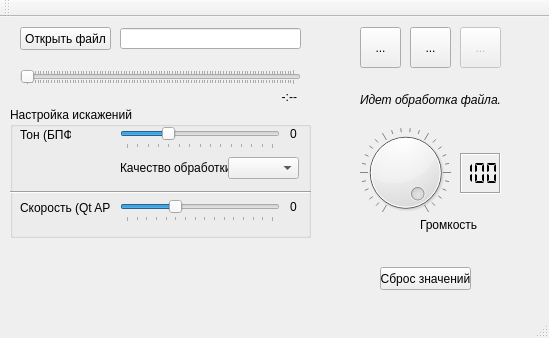
<?xml version="1.0" encoding="UTF-8"?>
<ui version="4.0">
 <class>MainWindow</class>
 <widget class="QMainWindow" name="MainWindow">
  <property name="geometry">
   <rect>
    <x>0</x>
    <y>0</y>
    <width>549</width>
    <height>338</height>
   </rect>
  </property>
  <property name="windowTitle">
   <string>Equalizer</string>
  </property>
  <widget class="QWidget" name="centralWidget">
   <widget class="QPushButton" name="OpenFileButton">
    <property name="geometry">
     <rect>
      <x>20</x>
      <y>10</y>
      <width>91</width>
      <height>23</height>
     </rect>
    </property>
    <property name="text">
     <string>Открыть файл</string>
    </property>
   </widget>
   <widget class="QSlider" name="ToneSlider">
    <property name="enabled">
     <bool>true</bool>
    </property>
    <property name="geometry">
     <rect>
      <x>120</x>
      <y>110</y>
      <width>160</width>
      <height>22</height>
     </rect>
    </property>
    <property name="minimum">
     <number>6</number>
    </property>
    <property name="maximum">
     <number>20</number>
    </property>
    <property name="singleStep">
     <number>2</number>
    </property>
    <property name="pageStep">
     <number>1</number>
    </property>
    <property name="value">
     <number>10</number>
    </property>
    <property name="orientation">
     <enum>Qt::Horizontal</enum>
    </property>
    <property name="tickPosition">
     <enum>QSlider::TicksBelow</enum>
    </property>
   </widget>
   <widget class="QLabel" name="ToneLabel">
    <property name="geometry">
     <rect>
      <x>20</x>
      <y>110</y>
      <width>51</width>
      <height>16</height>
     </rect>
    </property>
    <property name="text">
     <string>Тон (БПФ)</string>
    </property>
   </widget>
   <widget class="QLineEdit" name="FilePathEdit">
    <property name="geometry">
     <rect>
      <x>120</x>
      <y>11</y>
      <width>181</width>
      <height>21</height>
     </rect>
    </property>
    <property name="readOnly">
     <bool>true</bool>
    </property>
   </widget>
   <widget class="QLabel" name="ToneValueLabel">
    <property name="geometry">
     <rect>
      <x>290</x>
      <y>110</y>
      <width>47</width>
      <height>13</height>
     </rect>
    </property>
    <property name="text">
     <string>0</string>
    </property>
   </widget>
   <widget class="QToolButton" name="PlayBtn">
    <property name="geometry">
     <rect>
      <x>360</x>
      <y>10</y>
      <width>41</width>
      <height>41</height>
     </rect>
    </property>
    <property name="text">
     <string>...</string>
    </property>
    <property name="icon">
     <iconset resource="buttons.qrc">
      <normaloff>:/buttons/play.png</normaloff>:/buttons/play.png</iconset>
    </property>
   </widget>
   <widget class="QLabel" name="SpeedValueLabel_2">
    <property name="geometry">
     <rect>
      <x>290</x>
      <y>180</y>
      <width>47</width>
      <height>20</height>
     </rect>
    </property>
    <property name="text">
     <string>0</string>
    </property>
   </widget>
   <widget class="QSlider" name="SpeedSlider_2">
    <property name="geometry">
     <rect>
      <x>120</x>
      <y>183</y>
      <width>160</width>
      <height>22</height>
     </rect>
    </property>
    <property name="statusTip">
     <string>Изменение скорости проигрывания &quot;стандартным&quot; способом, т.е. с искажениями тона</string>
    </property>
    <property name="minimum">
     <number>5</number>
    </property>
    <property name="maximum">
     <number>20</number>
    </property>
    <property name="pageStep">
     <number>1</number>
    </property>
    <property name="value">
     <number>10</number>
    </property>
    <property name="orientation">
     <enum>Qt::Horizontal</enum>
    </property>
    <property name="tickPosition">
     <enum>QSlider::TicksBelow</enum>
    </property>
   </widget>
   <widget class="QLabel" name="SpeedLabel_2">
    <property name="geometry">
     <rect>
      <x>20</x>
      <y>183</y>
      <width>91</width>
      <height>16</height>
     </rect>
    </property>
    <property name="text">
     <string>Скорость (Qt API)</string>
    </property>
   </widget>
   <widget class="QDial" name="dial">
    <property name="geometry">
     <rect>
      <x>360</x>
      <y>110</y>
      <width>91</width>
      <height>91</height>
     </rect>
    </property>
    <property name="maximum">
     <number>100</number>
    </property>
    <property name="value">
     <number>100</number>
    </property>
    <property name="sliderPosition">
     <number>100</number>
    </property>
    <property name="orientation">
     <enum>Qt::Horizontal</enum>
    </property>
    <property name="invertedAppearance">
     <bool>false</bool>
    </property>
    <property name="invertedControls">
     <bool>false</bool>
    </property>
    <property name="wrapping">
     <bool>false</bool>
    </property>
    <property name="notchesVisible">
     <bool>true</bool>
    </property>
   </widget>
   <widget class="QToolButton" name="StopBtn">
    <property name="enabled">
     <bool>false</bool>
    </property>
    <property name="geometry">
     <rect>
      <x>460</x>
      <y>10</y>
      <width>41</width>
      <height>41</height>
     </rect>
    </property>
    <property name="text">
     <string>...</string>
    </property>
    <property name="icon">
     <iconset resource="buttons.qrc">
      <normaloff>:/buttons/stop.png</normaloff>:/buttons/stop.png</iconset>
    </property>
   </widget>
   <widget class="QToolButton" name="PauseBtn">
    <property name="geometry">
     <rect>
      <x>410</x>
      <y>10</y>
      <width>41</width>
      <height>41</height>
     </rect>
    </property>
    <property name="text">
     <string>...</string>
    </property>
    <property name="icon">
     <iconset resource="buttons.qrc">
      <normaloff>:/buttons/pause.png</normaloff>:/buttons/pause.png</iconset>
    </property>
   </widget>
   <widget class="QSlider" name="trackSlider">
    <property name="geometry">
     <rect>
      <x>20</x>
      <y>52</y>
      <width>281</width>
      <height>16</height>
     </rect>
    </property>
    <property name="acceptDrops">
     <bool>false</bool>
    </property>
    <property name="toolTip">
     <string/>
    </property>
    <property name="tracking">
     <bool>true</bool>
    </property>
    <property name="orientation">
     <enum>Qt::Horizontal</enum>
    </property>
    <property name="tickPosition">
     <enum>QSlider::TicksBothSides</enum>
    </property>
   </widget>
   <widget class="QLabel" name="labelDuration">
    <property name="geometry">
     <rect>
      <x>226</x>
      <y>70</y>
      <width>71</width>
      <height>20</height>
     </rect>
    </property>
    <property name="text">
     <string>-:--</string>
    </property>
    <property name="alignment">
     <set>Qt::AlignRight|Qt::AlignTrailing|Qt::AlignVCenter</set>
    </property>
   </widget>
   <widget class="QLCDNumber" name="lcdNumber">
    <property name="geometry">
     <rect>
      <x>460</x>
      <y>136</y>
      <width>41</width>
      <height>41</height>
     </rect>
    </property>
    <property name="frameShape">
     <enum>QFrame::Box</enum>
    </property>
    <property name="frameShadow">
     <enum>QFrame::Sunken</enum>
    </property>
    <property name="digitCount">
     <number>3</number>
    </property>
    <property name="segmentStyle">
     <enum>QLCDNumber::Flat</enum>
    </property>
    <property name="value" stdset="0">
     <double>100.000000000000000</double>
    </property>
    <property name="intValue" stdset="0">
     <number>100</number>
    </property>
   </widget>
   <widget class="QLabel" name="SpeedLabel_3">
    <property name="geometry">
     <rect>
      <x>420</x>
      <y>200</y>
      <width>61</width>
      <height>16</height>
     </rect>
    </property>
    <property name="text">
     <string>Громкость</string>
    </property>
   </widget>
   <widget class="QGroupBox" name="groupBox">
    <property name="geometry">
     <rect>
      <x>10</x>
      <y>90</y>
      <width>301</width>
      <height>131</height>
     </rect>
    </property>
    <property name="title">
     <string>Настройка искажений</string>
    </property>
    <widget class="Line" name="line">
     <property name="geometry">
      <rect>
       <x>0</x>
       <y>75</y>
       <width>301</width>
       <height>21</height>
      </rect>
     </property>
     <property name="orientation">
      <enum>Qt::Horizontal</enum>
     </property>
    </widget>
    <widget class="QLabel" name="label">
     <property name="geometry">
      <rect>
       <x>110</x>
       <y>50</y>
       <width>111</width>
       <height>21</height>
      </rect>
     </property>
     <property name="text">
      <string>Качество обработки</string>
     </property>
    </widget>
    <widget class="QComboBox" name="ToneShifterQualityBox">
     <property name="geometry">
      <rect>
       <x>218</x>
       <y>50</y>
       <width>71</width>
       <height>22</height>
      </rect>
     </property>
     <property name="statusTip">
      <string>Качество влияет на скорость обработки. Чем выше качество - тем меньше скорость алгоритма</string>
     </property>
     <property name="editable">
      <bool>false</bool>
     </property>
    </widget>
   </widget>
   <widget class="QPushButton" name="ResetBtn">
    <property name="geometry">
     <rect>
      <x>380</x>
      <y>250</y>
      <width>91</width>
      <height>23</height>
     </rect>
    </property>
    <property name="text">
     <string>Сброс значений</string>
    </property>
   </widget>
   <widget class="QLabel" name="WaitCalcLabel">
    <property name="geometry">
     <rect>
      <x>360</x>
      <y>73</y>
      <width>141</width>
      <height>20</height>
     </rect>
    </property>
    <property name="text">
     <string>&lt;html&gt;&lt;head/&gt;&lt;body&gt;&lt;p&gt;&lt;span style=&quot; font-style:italic;&quot;&gt;Идет обработка файла...&lt;/span&gt;&lt;/p&gt;&lt;/body&gt;&lt;/html&gt;</string>
    </property>
   </widget>
   <zorder>groupBox</zorder>
   <zorder>OpenFileButton</zorder>
   <zorder>ToneSlider</zorder>
   <zorder>ToneLabel</zorder>
   <zorder>FilePathEdit</zorder>
   <zorder>ToneValueLabel</zorder>
   <zorder>PlayBtn</zorder>
   <zorder>SpeedValueLabel_2</zorder>
   <zorder>SpeedSlider_2</zorder>
   <zorder>SpeedLabel_2</zorder>
   <zorder>dial</zorder>
   <zorder>StopBtn</zorder>
   <zorder>PauseBtn</zorder>
   <zorder>trackSlider</zorder>
   <zorder>labelDuration</zorder>
   <zorder>lcdNumber</zorder>
   <zorder>SpeedLabel_3</zorder>
   <zorder>ResetBtn</zorder>
   <zorder>WaitCalcLabel</zorder>
  </widget>
  <widget class="QMenuBar" name="menuBar">
   <property name="geometry">
    <rect>
     <x>0</x>
     <y>0</y>
     <width>549</width>
     <height>21</height>
    </rect>
   </property>
  </widget>
  <widget class="QToolBar" name="mainToolBar">
   <attribute name="toolBarArea">
    <enum>TopToolBarArea</enum>
   </attribute>
   <attribute name="toolBarBreak">
    <bool>false</bool>
   </attribute>
  </widget>
  <widget class="QStatusBar" name="statusBar"/>
 </widget>
 <layoutdefault spacing="6" margin="11"/>
 <resources>
  <include location="buttons.qrc"/>
 </resources>
 <connections/>
</ui>
